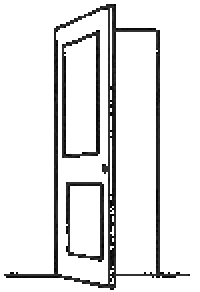
#> input picture students/ShenJiaCheng/20200527/open.png, 100 x 146 px (shown 2 times larger)
$ python DOOR.py
#> lines starting #> are read from the running program, lines starting #| are printed output that depends on the picture
import cv2
ON = cv2.imread('open.png')
#> ON is the input picture: shape (146, 100, 3); min 1, max 255, mean 228.9
OFF = cv2.imread('close.png')
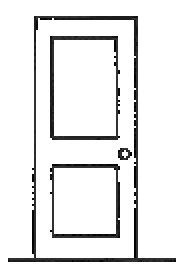
#> input picture students/ShenJiaCheng/20200527/close.png, 92 x 137 px (shown 2 times larger)
#> OFF is the input picture: shape (137, 92, 3); min 1, max 255, mean 233.9
LOCKED = cv2.imread('lock.png')
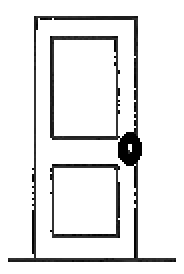
#> input picture students/ShenJiaCheng/20200527/lock.png, 92 x 137 px (shown 2 times larger)
#> LOCKED is the input picture: shape (137, 92, 3); min 0, max 255, mean 231.7
global p
F=0
T=1
p=F
cv2.imshow('result',ON)

def click(event,x,y,flags,param):
    if event==cv2.EVENT_LBUTTONDOWN:
        print('mouse coords:',x,y)
        if 40<x<70:
            print ('pd')
            #p=T
            cv2.imshow('result',ON)
            f = open("C:\\Apache24\\htdocs\\index2.html",'w')
            f.write("ON")
            f.close()
            #pass
        elif 70<x<100:
            cv2.imshow('result',OFF)
            cv2.setMouseCallback('result',click)
            f = open("C:\\Apache24\\htdocs\\index2.html",'w')
            f.write("OFF")
            f.close()
        else:
            cv2.imshow('result',LOCKED)
            cv2.setMouseCallback('result',click)
            f = open("C:\\Apache24\\htdocs\\index2.html",'w')
            f.write("LOCKED")
            f.close()

cv2.namedWindow('result')
cv2.setMouseCallback('result',click)
while True:
    if cv2.waitKey(10)&0xFF==27:
#> (key Esc is pressed here)
        break
cv2.destroyAllWindows()
